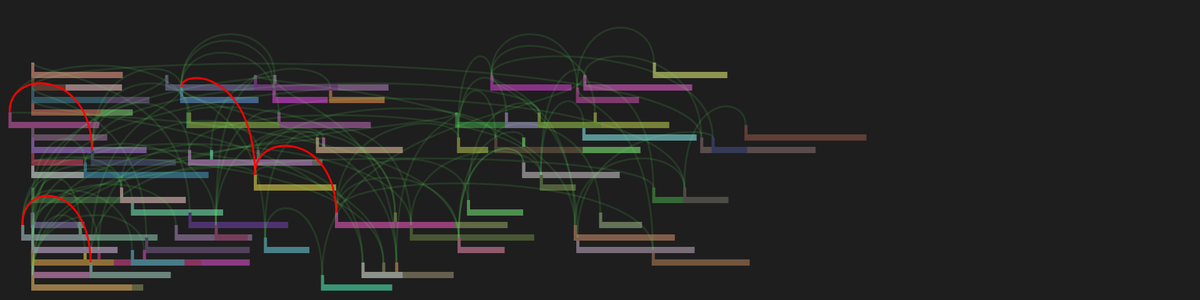
Frame 1 (no input)
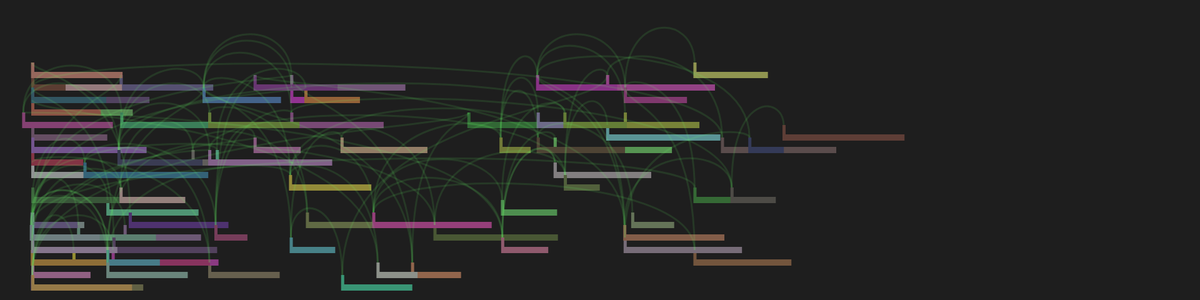
Frame 60 (no input)
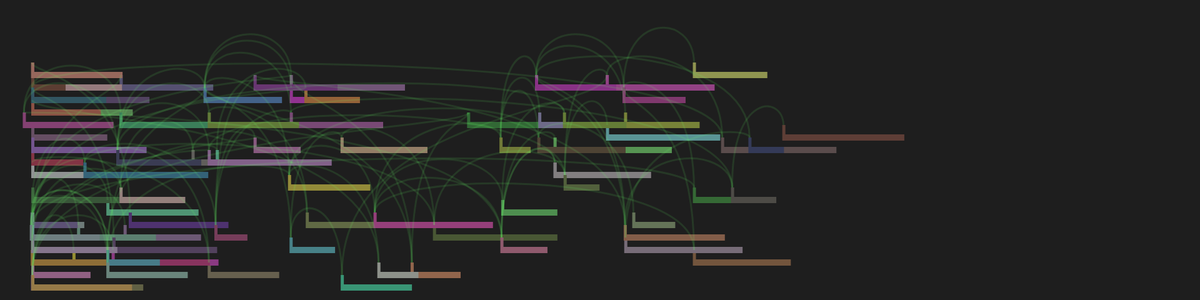
Frame 120 (the mouse pressed at the canvas centre since frame 60)

The p5.js sketch that drew these frames (run headless with seeded random() and noise() and a simulated clock; from frame 60 on, the mouse is pressed at the canvas centre):

// p5.js sketch
// ── sketch.js
var tasks, startHeight

var taskCount = 100

var orderForce = 0.8
var friction = 0.7
var orderDiscount = 0.0
var edgeForce = 0.1
var asapForce = 0.1

var stepsPerFrame = 100

var taskHeight = 10
var flagHeight = 15
var flagWidth = 5
var linkWidth = 3
var minTaskWidth = 50
var maxTaskWidth = 200

var maxConnections = 3

function randColor() { 
  return [random(50,150), random(50,150), random(50,150)] 
}

function randomParents(j) {
  let count = random(maxConnections) | 0
  let parents = []
  if (j + 1 == tasks.length) return parents
  for (var i = 0; i< count; i++) {
    let p = floor(random(j + 1, taskCount))
    if (p >= taskCount) p = taskCount - 1
    if (p == j || parents.indexOf(p) > -1) continue
    parents.push(p)
  }
  return parents
}

function randomTask(i) {
  return {
      x: random(0), y: (random(-7, 12) | 0) * taskHeight * 2,
      v: 0, w: random(minTaskWidth, maxTaskWidth),
      c: randColor(), parents: randomParents(i)
    }
}

function setup() {
  createCanvas(1920, 480);
  tasks = []
  for(let i = 0; i < taskCount; i++) tasks.push(randomTask(i))
  startHeight = (height - taskHeight) / 2
}

function draw() {
  background(30,30,30)
  for(let i = 0; i < stepsPerFrame; i++) update()
  for(var task of tasks) drawTask(task)
  for(var task of tasks) drawLinks(task)
}

function drawTask(task) {
    push()
      noStroke()
      fill(task.c)
      rect(task.x, task.y + startHeight, task.w, taskHeight)
      rect(task.x, task.y + startHeight - flagHeight, flagWidth, flagHeight)
    pop()
}

function drawLinks(task) {
  for (let p of task.parents) drawLink(tasks[p], task)
}

function linkBase(task) {
  return {
    x: task.x,
    y: task.y + startHeight - flagHeight
  }
}

function drawLink(pre, post) {
    let a = linkBase(pre)
    let b = linkBase(post)
    let mid = {
      x: (a.x + b.x) / 2,
      y: (a.y + b.y) / 2 - 100
    }
    push()
      strokeCap(SQUARE)
      strokeWeight(linkWidth)
      if (isOrdered(pre,post)) stroke(100, 255, 100, 30)
      else stroke(255, 0, 0)
      noFill()
      bezier(
        a.x + 2, a.y,
        a.x, mid.y,
        b.x, mid.y,
        b.x + 2, b.y
      )
    pop()
}

function isOrdered(pre, post) {
  return pre.x + pre.w <= post.x
}

function update() {
  for (let i = 0; i < tasks.length; i++) {
    let task = tasks[i]
    applyEdgeForce(task)
    applyAsapForce(task)
    for (var p of task.parents) applyOrderForce(tasks[p], task)
    task.x += task.v
    task.v *= friction
  }
}

function applyOrderForce(pre, post) {
  let attractionPoint = pre.x + pre.w + 10
  let force = (attractionPoint - post.x) * orderForce
  if (attractionPoint <= post.x)
    force *= orderDiscount
  post.v += force
  pre.v -= force
}

function applyEdgeForce(task) {
  if (task.x < 50) {
    task.v += edgeForce
    task.x = 50
  } else if (task.x + task.w > width) {
    task.v -= edgeForce
    task.x = width - task.w
  } 
}

function applyAsapForce(task) {
  task.v -= asapForce
}
